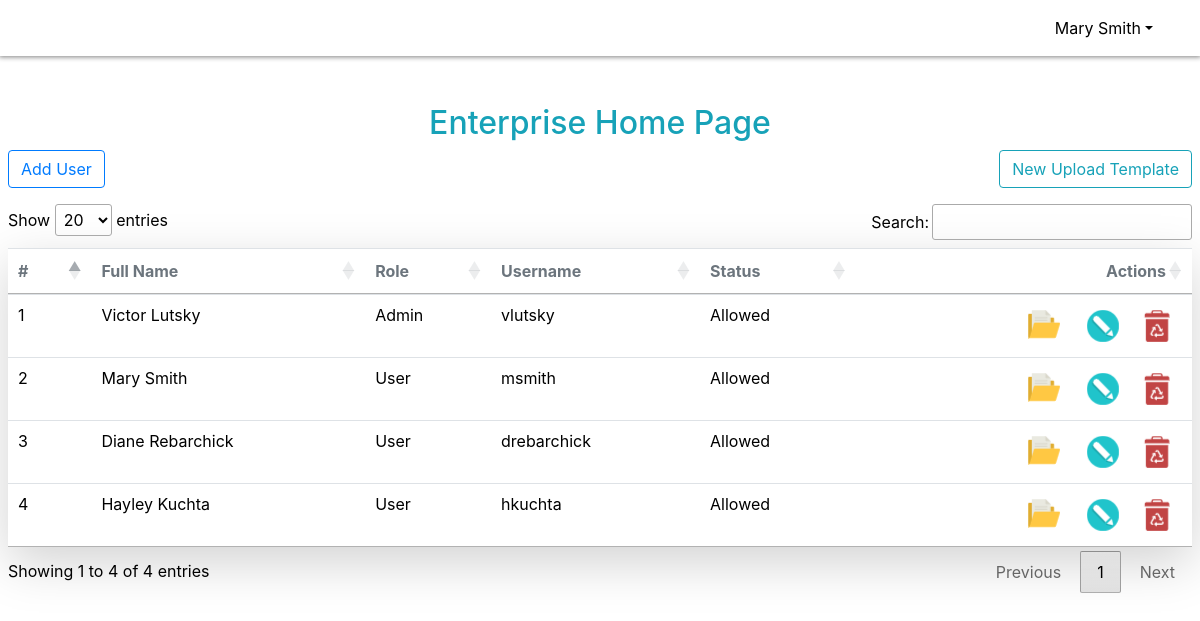
Screenshot of /Admin.php (signed in) with the database file from the repository.
### tables this page shows
CREATE TABLE `users` (
  `id` int(11) NOT NULL,
  `firstname` varchar(100) NOT NULL,
  `lastname` varchar(100) NOT NULL,
  `role` int(11) NOT NULL DEFAULT 0,
  `username` varchar(255) NOT NULL,
  `password` varchar(255) NOT NULL,
  `email` varchar(255) NOT NULL,
  `status` tinyint(1) NOT NULL DEFAULT 0,
  `created_at` timestamp NOT NULL DEFAULT current_timestamp() ON UPDATE current_timestamp()
);

### Admin.php (the view, shortened to what this page needs)
<?php
    require "includes/header.inc.php";
?>
    <main>
    <center><a href="menuDesk.php"><h2 class="text-info">Enterprise Home Page</h2></a></center>
        <div class="main-content mx-2">
            <div class="d-flex justify-content-between mb-3">
                <button class="btn btn-outline-primary" id="new-user">Add User</button>
                <button class="btn btn-outline-info"  data-toggle="modal" data-target="#uploadModal">New Upload Template</button>
            </div>
            <table class="table table-hover shadow-lg" id="myTable">
                <thead>
                    <tr class="fw-bold text-muted">
                        <th>#</th>
                        <th>Full Name</th>
                        <th>Role</th>
                        <th>Username</th>
                        <th>Status</th>
                        <th style="text-align: right;">Actions</th>
                    </tr>
                </thead>
                <tbody>
                    <?php
                        require "includes/dbh.inc.php";
                        $sql = "SELECT * FROM users";
                        $result = $conn->query($sql);
                        $id = 0;
                        if ($result->num_rows > 0) {
                          while($row = $result->fetch_assoc()) {
                            $role = 'User';
                            if($row['role'] == 1) $role = 'Admin';
                            $status = 'Not yet';
                            if($row['status'] == 1) $status = 'Allowed';
                            echo
                            '<tr>
                                <td class="text-white fw-bold text-hover-primary fs-6">'.++$id.'</td>
                                <td class="text-white fw-bold text-hover-primary fs-6">'.$row['firstname'].' '.$row['lastname'].'</td>
                                <td class="text-white fw-bold text-hover-primary fs-6">'.$role.'</td>
                                <td class="text-white fw-bold text-hover-primary fs-6">'.$row['username'].'</td>
                                <td class="text-white fw-bold text-hover-primary fs-6">'.$status.'</td>
                                <td class="text-end" style="text-align: right">
                                    <a class="btn btn-icon" href="./priv.php?page='.$row['username'].'">
                                        <img src="./assets/img/folder-1486.png">
                                    </a>
                                    <a class="btn btn-icon btn-bg-light btn-active-color-primary btn-sm me-1 hover edit-btn" item-id="'.$row['id'].'">
                                        <img src="./assets/img/pencil-5824.png">
                                    </a>
                                    <a class="btn btn-icon btn-bg-light btn-active-color-primary btn-sm del-btn hover" item-id="'.$row['id'].'">
                                        <img src="./assets/img/recycle-bin-10444.png">
                                    </a>
                                </td>
                            </tr>';
                          }
                        } else {
                          echo "0 results";
                        }
                    ?>
                </tbody>
            </table>
        </div>
    </main>
<?php
    require "includes/footer.inc.php";
?>

### assets/css/custom.css (style rules this page uses)
.main-content td { color: #000 !important; }
.main-content div, .main-content label, .main-content select { color: black; }
.main-content a { color: dodgeblue; }

### rows the page displays
users: firstname "Victor", lastname "Lutsky", role "Admin", username "vlutsky", status "Allowed"
users: firstname "Mary", lastname "Smith", role "User", username "msmith", status "Allowed"
users: firstname "Diane", lastname "Rebarchick", role "User", username "drebarchick", status "Allowed"
users: firstname "Hayley", lastname "Kuchta", role "User", username "hkuchta", status "Allowed"

### other values shown
$auth['firstname'] "Mary"
$auth['lastname'] "Smith"
